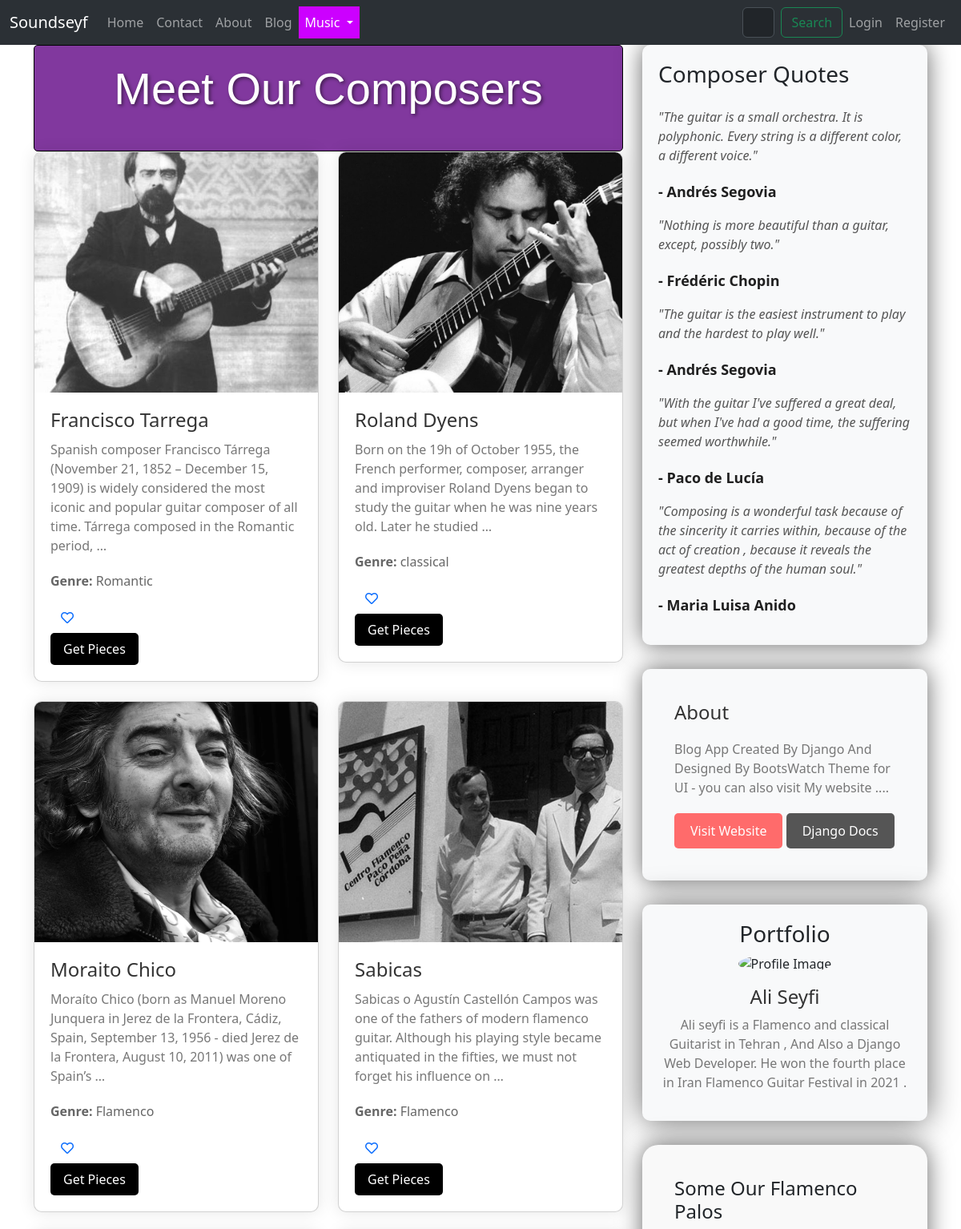
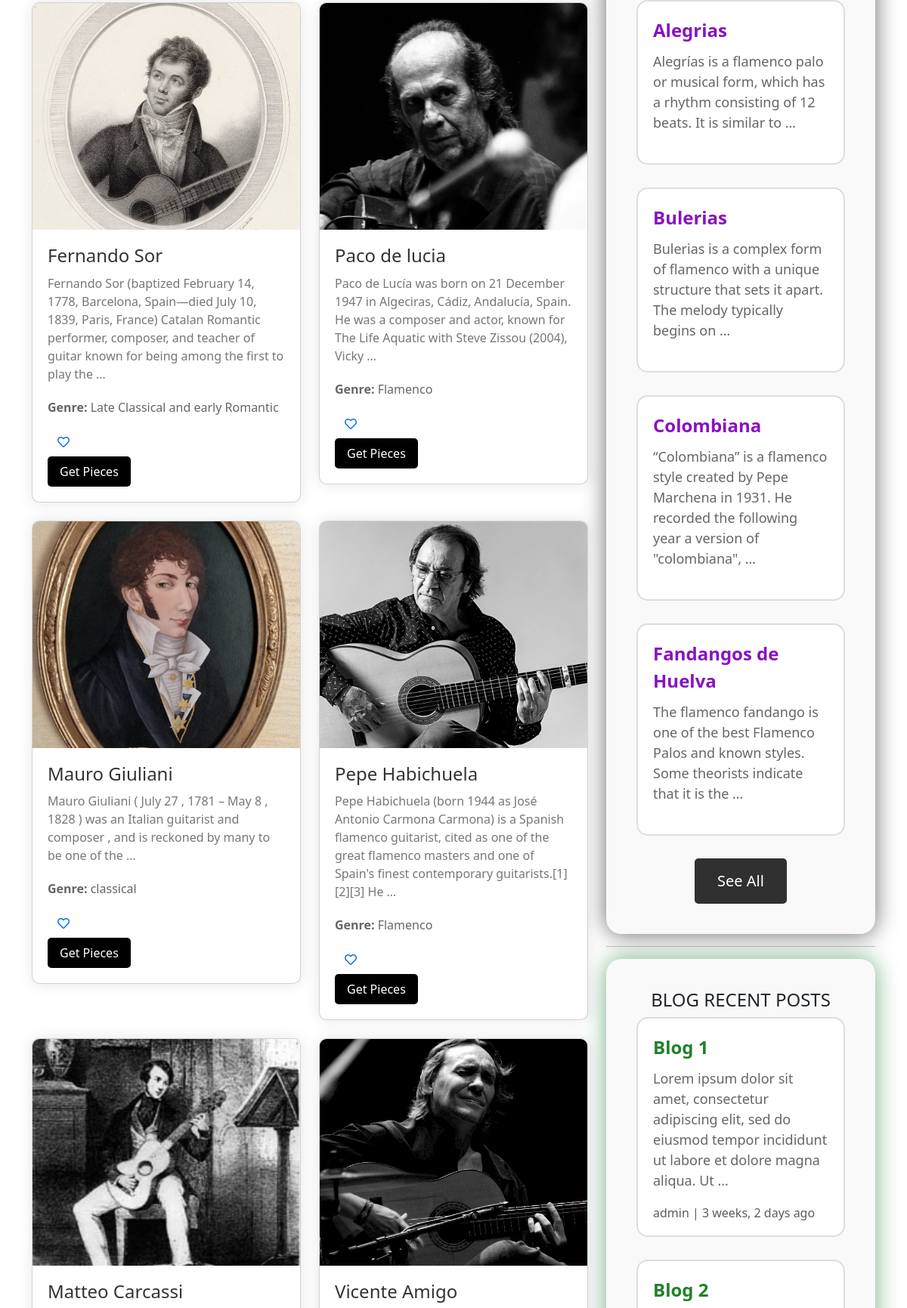
Screenshot of /music/composers (upper part) with the database file from the repository (2 pictures, top to bottom).
### music/models.py (models this page shows, shortened)
class Composer(models.Model):
    name = models.CharField(max_length=255,null=True,blank=True)
    biography = models.TextField(null=True, blank=True)
    image = models.ImageField(upload_to="Composers/" , default="default.jpg")
    genre = models.CharField(max_length=255,null=True,blank=True)
    nationality = models.CharField(blank=True,null=True,max_length=255)

class Palo(models.Model):
    name = models.CharField(max_length=255)
    description = models.TextField(null=True)
    song = models.FileField(upload_to="palos/")
    song_detail = models.TextField(null=True,blank=True)

### blog/models.py (models this page shows, shortened)
class Post(models.Model):
    title = models.CharField(max_length=255,unique=True)
    slug = models.SlugField(max_length=255,unique=True)
    author = models.ForeignKey(User,on_delete=models.CASCADE,null=True)
    content = models.TextField(null=True,blank=True)
    created_on = models.DateTimeField(auto_now_add=True)
    updated_on = models.DateTimeField(auto_now=True)
    published_on = models.DateTimeField(null=True)
    status = models.CharField(max_length=255,choices=STATUS_CHOICES)
    counted_views = models.IntegerField(default=0)
    login_required = models.BooleanField(default=False)
    class Meta:
        ordering = ['-created_on']

### music/views.py (the view)
# urls.py: path('composers',ComposersView , name="composers" ),
def ComposersView(request):
    composers = Composer.objects.all()
    p = Paginator(composers,10)
    try:
        page_number = request.GET.get('page')
        composers = p.get_page(page_number)
    except EmptyPage:
        composers = composers.get_page(1)
    except PageNotAnInteger:
        composers = composers.get_page(1)
    if request.user.is_authenticated:
         favorited_composer_ids = set(request.user.favoritecomposer_set.values_list('composer__id', flat=True))
         context = {"composers": composers, "favorited_composer_ids": favorited_composer_ids}
         return render(request,'music/composers.html',context)
    else:
         context = {"composers": composers}
         return render(request,'music/composers.html',context)

### blog/templatetags/blog-tags.py (called while the page is built)
@register.inclusion_tag('blog/recentposts.html')
def recentpost():
    recentposts = Post.objects.all().order_by('published_on')[:3]
    return  {"recentposts":recentposts}

### music/templatetags/music-tags.py (called while the page is built)
@register.inclusion_tag('music/somepalos.html')
def somepalos():
    somepalos = Palo.objects.all().order_by('name')[:4]
    return  {"somepalos":somepalos}

### templates/music/composers.html (shortened to what this page needs)
{% extends "base.html" %}
{% load static %}
{% load music-tags %}
{% load blog-tags %}
{% load thumbnail %}
{% block content %}
<div class="container">
  <div class="row">
    <div class="col-md-8">
      <div style="background-color: #81389e; border: 1px solid #000000; border-radius: 5px; padding: 20px;">
        <h2 class="card-title text-center mb-4" style="font-size: 3.5rem; font-family: 'Oswald', sans-serif; color: #ffffff; text-shadow: 2px 2px 4px rgba(0, 0, 0, 0.5);">Meet Our Composers</h2>
      </div>
        <div class="row">
        {% for composer in composers %}
        <div class="col-md-6 mb-4">
          <div class="card composer-card">
            <img src="{% thumbnail composer.image "600x400" crop="center" as im %}{{ im.url }}{% endthumbnail %}"
              alt="{{ composer.name }}" class="card-img-top composer-image">
            <div class="composer-details">
              <a style="text-decoration: none;" href="{% url 'music:pieces' cid=composer.id %}"><h3 class="card-title composer-name">{{ composer.name }}</h3></a>
              <p class="card-text composer-bio">{{ composer.biography|truncatewords:30 }}</p>
              <p class="composer-genre"><strong>Genre:</strong> {{ composer.genre }}</p>
              <form action="{% url 'music:Favorites' composer_id=composer.id %}" method="post">
                <button type="submit" class="btn btn-link composer-like-button" aria-label="Favorite Composer">
                  {% if composer.id in favorited_composer_ids %}
                    <i class="fas fa-heart text-danger"></i>
                  {% else %}
                    <i class="far fa-heart"></i>
                  {% endif %}
                </button>
              </form>
              <a href="{% url 'music:pieces' cid=composer.id %}"
                class="btn btn-primary composer-button">Get Pieces</a>
            </div>
          </div>
        </div>
        {% endfor %}
      </div>
    </div>
    <div class="col-md-4">
      <div class="quote-card" style="box-shadow: 0 0 30px rgba(0, 0, 0, 0.6);">
        <h3 class="mb-4">Composer Quotes</h3>
        <ul class="list-unstyled">
          <li>
            <p class="quote-text">"The guitar is a small orchestra. It is polyphonic. Every string is a different color, a different voice."</p>
            <p class="quote-author">- Andrés Segovia</p>
          </li>
          <li>
            <p class="quote-text">"Nothing is more beautiful than a guitar, except, possibly two."</p>
            <p class="quote-author">- Frédéric Chopin</p>
          </li>
          <li>
            <p class="quote-text">"The guitar is the easiest instrument to play and the hardest to play well."</p>
            <p class="quote-author">- Andrés Segovia</p>
          </li>
          <li>
            <p class="quote-text">"With the guitar I've suffered a great deal, but when I've had a good time, the suffering seemed worthwhile."</p>
            <p class="quote-author">- Paco de Lucía</p>
          </li>
          <li>
            <p class="quote-text">"Composing is a wonderful task because of the sincerity it carries within, because of the act of creation , because it reveals the greatest depths of the human soul."</p>
            <p class="quote-author">- Maria Luisa Anido</p>
          </li>
        </ul>
      </div>
      <div class="about-section" style="box-shadow: 0 0 30px rgba(0, 0, 0, 0.6);">
        <h3 class="about-header">About</h3>
        <p class="about-text">Blog App Created By Django And Designed By BootsWatch Theme for UI - you can also visit My website ....</p>
        <a href="https://bekbrace.com" class="btn btn-danger visit-website-button">Visit Website</a>
        <a href="https://docs.djangoproject.com/en/3.1" class="btn btn-secondary visit-website-button" style="background-color: #555;">Django Docs</a>
      </div>
      <div class="portfolio-section">
        <div style="box-shadow: 0 0 40px rgba(0, 0, 0, 0.6);" class="portfolio-item">
          <h3>Portfolio</h3>
            <img src="{% static 'images/Ali.png' %}" alt="Profile Image" class="profile-image">
            <h4>Ali Seyfi</h4>
            <p>Ali seyfi is a Flamenco and classical Guitarist in Tehran , And Also a Django Web Developer. He won the fourth place in Iran Flamenco Guitar Festival in 2021 .</p>
        </div>
    </div>
    {% somepalos %}
    <hr>
    {% recentpost %}
  </div>
    </div>
  </div>
{% endblock %}

### templates/base.html (shortened to what this page needs)
{% load static %}
{% load thumbnail %}
<!doctype html>
<html lang="en">
<head>
    <link href="https://cdn.jsdelivr.net/npm/bootstrap@5.3.3/dist/css/bootstrap.min.css" rel="stylesheet"
>
    <link rel="stylesheet" href="https://cdnjs.cloudflare.com/ajax/libs/font-awesome/5.15.4/css/all.min.css">
</head>
<body data-bs-theme="light">
    <nav class="navbar navbar-expand-lg bg-body-tertiary" data-bs-theme="dark">
        <div class="container-fluid">
            <a class="navbar-brand" href="{% url 'website:index' %}">Soundseyf</a>
            <div class="collapse navbar-collapse" id="navbarSupportedContent">
                <ul class="navbar-nav me-auto mb-2 mb-lg-0">
                    <li class="nav-item">
                        <a class="nav-link {% if request.path == '/' %}active{% endif %}" aria-current="page"
                            href="{% url 'website:index' %}">Home</a>
                    </li>
                    <li class="nav-item">
                        <a class="nav-link {% if '/contact/' in request.path %}active{% endif %}"
                            href="{% url 'website:contact' %}">Contact</a>
                    </li>
                    <li class="nav-item">
                        <a class="nav-link {% if '/about' in request.path %}active{% endif %}"
                            href="{% url 'website:about' %}">About</a>
                    </li>
                    <li class="nav-item">
                        <a class="nav-link {% if '/blog/' in request.path %}active{% endif %}"
                            href="{% url 'blog:blog-home' %}">Blog</a>
                    </li>
                    <li class="nav-item dropdown">
                        <a class="nav-link dropdown-toggle dropdown-toggle-arrow {% if '/music/' in request.path %}active{% endif %}"
                            href="#" role="button" data-bs-toggle="dropdown" aria-expanded="false">
                            Music
                        </a>
                    </li>
                </ul>
                <form style="padding-left: 45%;" method="get" class="d-flex me-auto" role="search"
                    action="{% url 'music:search' %}">
                    <input class="form-control me-2" name="s" type="search" placeholder="Search Composer fullname"
                        aria-label="Search" list="composer-list">
                    <button class="btn btn-outline-success" type="submit">Search</button>
                </form>
                <ul class="navbar-nav ms-auto">
                    {% if request.user.is_authenticated %}
                    <li class="nav-item dropdown">
                        <a class="nav-link dropdown-toggle" href="#" id="userDropdown" role="button"
                            data-bs-toggle="dropdown" aria-expanded="false">
                            {{ request.user.username }}
                        </a>
                        <ul class="dropdown-menu dropdown-menu-end" aria-labelledby="userDropdown">
                            <li><a class="dropdown-item" href="{% url 'music:Likes' %}">Favorites</a></li>
                            <li>
                                <hr class="dropdown-divider">
                            </li>
                            <li><a class="dropdown-item" href="{% url 'accounts:logout' %}">Logout</a></li>
                        </ul>
                    </li>
                    {% else %}
                    <li class="nav-item">
                        <a class="nav-link btn btn-primary" href="{% url 'accounts:login' %}">Login</a>
                    </li>
                    <li class="nav-item">
                        <a class="nav-link btn btn-success" href="{% url 'accounts:register' %}">Register</a>
                    </li>
                    {% endif %}
                </ul>
            </div>
        </div>
    </nav>
    {% block content %}
    {% endblock content %}
</body>
</html>
{% load sweetify %}

### templates/music/somepalos.html (shortened to what this page needs)
{% load static %}
<!DOCTYPE html>
<html lang="en">
<head>
</head>
<body>
    <div class="flamenco-container">
        <h4>Some Our Flamenco Palos</h4>
        {% for palo in somepalos %}
        <div class="flamenco-palo">
            <div class="flamenco-title">{{ palo.name }}</div>
            <div class="flamenco-snippet">{{ palo.description|truncatewords:20 }}</div>
        </div>
        {% endfor %}
        <a href="{% url 'music:palos' %}" class="see-all-button">See All</a>
    </div>
</body>
</html>

### templates/blog/recentposts.html (shortened to what this page needs)
{% load static %}
{% load humanize %}
<!DOCTYPE html>
<html lang="en">
<head>
</head>
<body>
    <div class="blog-container">
        <h4>BLOG RECENT POSTS</h4>
        {% for post in recentposts %}
        <div class="blog-env">
            <div class="blog-title">{{ post.title }}</div>
            <div class="blog-snippet">{{ post.content|truncatewords:20 }}</div>
            <p class="card-text text-muted h6">{{ post.author }} | {{post.created_on|naturaltime }}</p>
        </div>
        {% endfor %}
    </div>
</body>
</html>

### templates/base.html (style rules this page uses)
.navbar-nav .nav-link.active { color: rgb(255, 255, 255); background-color: rgb(204, 0, 255); }

### templates/music/composers.html (style rules this page uses)
.composer-card { background-color: #fff; border-radius: 10px; box-shadow: 0 0 20px rgba(0, 0, 0, 0.1); overflow: hidden; transition: transform 0.3s ease; }
.composer-image { width: 100%; height: 300px; object-fit: cover; }
.composer-details { padding: 20px; }
.composer-name { font-size: 1.5rem; color: #333; margin-bottom: 10px; }
.composer-genre { font-size: 1rem; color: #666; margin-bottom: 15px; }
.composer-bio { font-size: 1rem; color: #777; margin-bottom: 20px; }
.composer-button { background-color: #000000; color: #fff; border: none; padding: 8px 16px; border-radius: 5px; font-size: 1rem; transition: background-color 0.3s ease; }
.quote-card { background-color: #f8f9fa; border-radius: 10px; padding: 20px; margin-bottom: 20px; }
.quote-text { font-style: italic; color: #555; margin-bottom: 20px; }
.quote-author { font-weight: bold; color: #1f1f1f; font-size: large; }
.about-section { background-color: #f8f9fa; padding: 40px; border-radius: 10px; margin-top: 30px; }
.about-header { font-size: 1.5rem; color: #333; margin-bottom: 20px; }
.about-text { font-size: 1rem; color: #777; margin-bottom: 20px; }
.visit-website-button { background-color: #ff6b6b; color: #fff; border: none; padding: 10px 20px; border-radius: 5px; font-size: 1rem; transition: background-color 0.3s ease; }
.portfolio-section { margin-top: 30px; }
.portfolio-item { margin-bottom: 30px; padding: 20px; background-color: #f8f9fa; border-radius: 10px; box-shadow: 0 0 20px rgba(0, 0, 0, 0.1); text-align: center; }
.profile-image { width: 200px; height: 200px; border-radius: 50%; margin: 0 auto 15px; object-fit: cover; }
.portfolio-item h4 { font-size: 1.5rem; color: #333; }
.portfolio-item p { font-size: 1rem; color: #777; }

### templates/music/somepalos.html (style rules this page uses)
.flamenco-container { background-color: #f9f9f9; padding: 40px; border-radius: 20px; box-shadow: 0 0 30px rgba(0, 0, 0, 0.6); max-width: 800px; margin: 0 auto; display: flex; flex-direction: column; align-items: center; }
.flamenco-palo { margin-bottom: 30px; padding: 20px; border: 2px solid #ddd; border-radius: 15px; background-color: #ffffff; transition: transform 0.3s ease; max-width: 600px; width: 100%; position: relative; }
.flamenco-palo::after { content: ""; position: absolute; top: 0; left: 0; right: 0; bottom: 0; border-radius: 15px; box-shadow: 0 0 20px rgba(0, 0, 0, 0.3); opacity: 0; transition: opacity 0.3s ease; }
.flamenco-title { font-size: 24px; font-weight: bold; color: #8912c0; margin-bottom: 10px; }
.flamenco-snippet { font-size: 18px; color: #666; margin-bottom: 20px; }
.see-all-button { padding: 15px 30px; background-color: #303030; color: #fff; border: none; border-radius: 5px; cursor: pointer; transition: background-color 0.3s ease; text-decoration: none; font-size: 20px; }

### templates/blog/recentposts.html (style rules this page uses)
.blog-container { background-color: #f9f9f9; padding: 40px; border-radius: 20px; box-shadow: 0 0 30px rgba(18, 120, 47, 0.6); max-width: 800px; margin: 0 auto; display: flex; flex-direction: column; align-items: center; }
.blog-env { margin-bottom: 30px; padding: 20px; border: 2px solid #ddd; border-radius: 15px; background-color: #ffffff; transition: transform 0.3s ease; max-width: 600px; width: 100%; position: relative; }
.blog-env::after { content: ""; position: absolute; top: 0; left: 0; right: 0; bottom: 0; border-radius: 15px; box-shadow: 0 0 20px rgba(0, 0, 0, 0.3); opacity: 0; transition: opacity 0.3s ease; }
.blog-title { font-size: 24px; font-weight: bold; color: #218129; margin-bottom: 10px; }
.blog-snippet { font-size: 18px; color: #666; margin-bottom: 20px; }
.see-all-button { padding: 15px 30px; background-color: #303030; color: #fff; border: none; border-radius: 5px; cursor: pointer; transition: background-color 0.3s ease; text-decoration: none; font-size: 20px; }

### rows the page displays
Composer: image (picture), name "Francisco Tarrega", biography "Spanish composer Francisco Tárrega (November 21, 1852 – December 15, 1909) is widely considered the most iconic and popular guitar composer of all time. Tárrega composed in the Romantic period, …", genre "Romantic"
Composer: image (picture), name "Roland Dyens", biography "Born on the 19h of October 1955, the French performer, composer, arranger and improviser Roland Dyens began to study the guitar when he was nine years old. Later he studied …", genre "classical"
Composer: image (picture), name "Moraito Chico", biography "Moraíto Chico (born as Manuel Moreno Junquera in Jerez de la Frontera, Cádiz, Spain, September 13, 1956 - died Jerez de la Frontera, August 10, 2011) was one of Spain’s …", genre "Flamenco"
Composer: image+name (picture), name "Sabicas", biography "Sabicas o Agustín Castellón Campos was one of the fathers of modern flamenco guitar. Although his playing style became antiquated in the fifties, we must not forget his influence on …", genre "Flamenco"
Composer: image (picture), name "Fernando Sor", biography "Fernando Sor (baptized February 14, 1778, Barcelona, Spain—died July 10, 1839, Paris, France) Catalan Romantic performer, composer, and teacher of guitar known for being among the first to play the …", genre "Late Classical and early Romantic"
Composer: image (picture), name "Paco de lucia", biography "Paco de Lucía was born on 21 December 1947 in Algeciras, Cádiz, Andalucía, Spain. He was a composer and actor, known for The Life Aquatic with Steve Zissou (2004), Vicky …", genre "Flamenco"
Composer: image (picture), name "Mauro Giuliani", biography "Mauro Giuliani ( July 27 , 1781 – May 8 , 1828 ) was an Italian guitarist and composer , and is reckoned by many to be one of the …", genre "classical"
Composer: image (picture), name "Pepe Habichuela", biography "Pepe Habichuela (born 1944 as José Antonio Carmona Carmona) is a Spanish flamenco guitarist, cited as one of the great flamenco masters and one of Spain's finest contemporary guitarists.[1][2][3] He …", genre "Flamenco"
Composer: image (picture), name "Matteo Carcassi"
Composer: image (picture), name "Vicente Amigo"
Palo: name "Alegrias", description "Alegrías is a flamenco palo or musical form, which has a rhythm consisting of 12 beats. It is similar to …"
Palo: name "Bulerias", description "Bulerias is a complex form of flamenco with a unique structure that sets it apart. The melody typically begins on …"
Palo: name "Colombiana", description "“Colombiana” is a flamenco style created by Pepe Marchena in 1931. He recorded the following year a version of \"colombiana\", …"
Palo: name "Fandangos de Huelva", description "The flamenco fandango is one of the best Flamenco Palos and known styles. Some theorists indicate that it is the …"
Post: title "Blog 1", content "Lorem ipsum dolor sit amet, consectetur adipiscing elit, sed do eiusmod tempor incididunt ut labore et dolore magna aliqua. Ut …", author "admin", created_on "3 weeks, 2 days ago"
Post: title "Blog 2"
